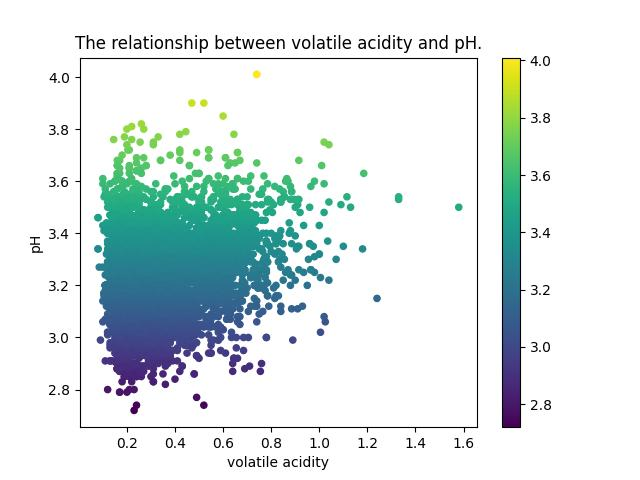

Generate this figure with Python:
import pandas as pd
import matplotlib.pyplot as plt

data = pd.read_csv('WineQuality.csv',sep=";")

color = data["pH"]
plt.scatter(x=data["volatile acidity"],y=data["pH"],s=20,c=color)
plt.xlabel("volatile acidity")
plt.ylabel("pH")
plt.title("The relationship between volatile acidity and pH.")
plt.colorbar()
plt.savefig("Task2.jpg")
plt.show()
